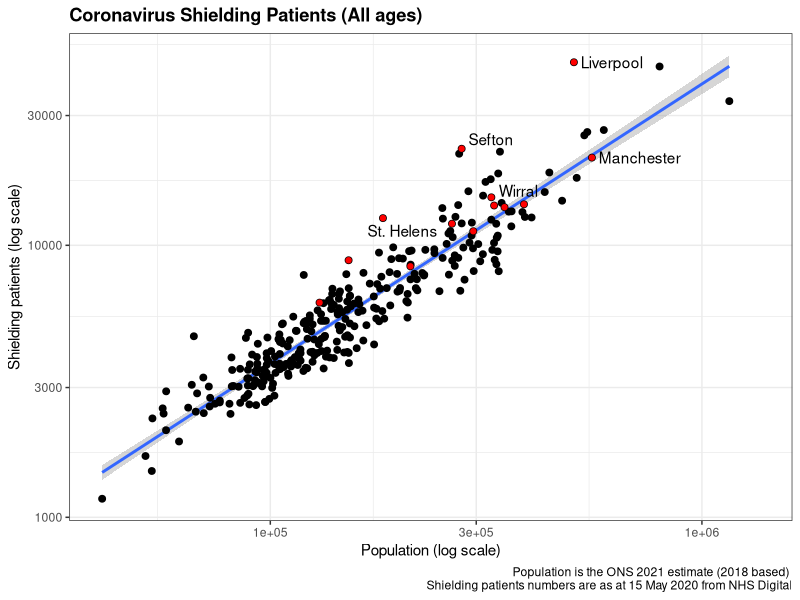
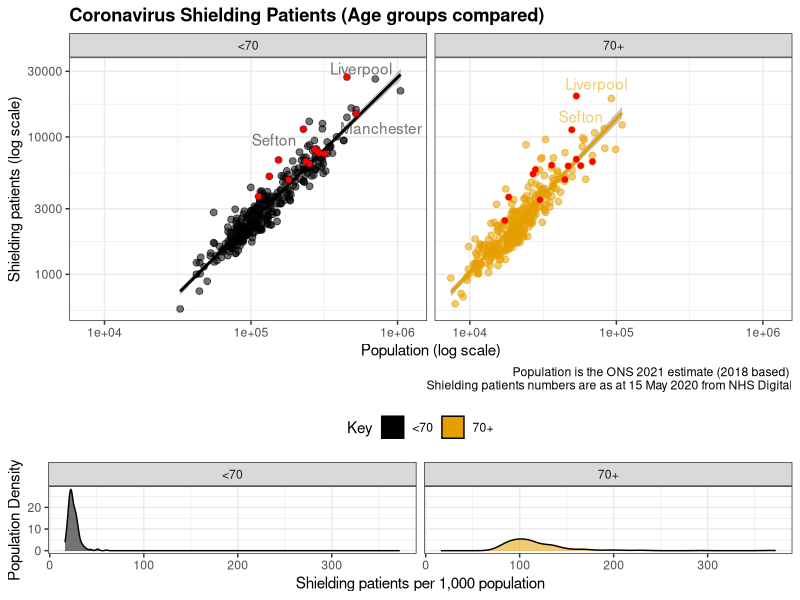
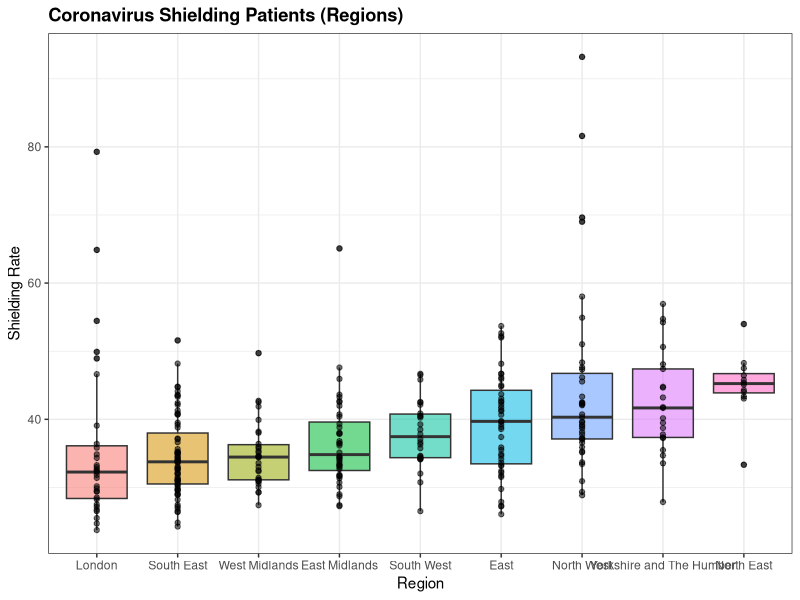
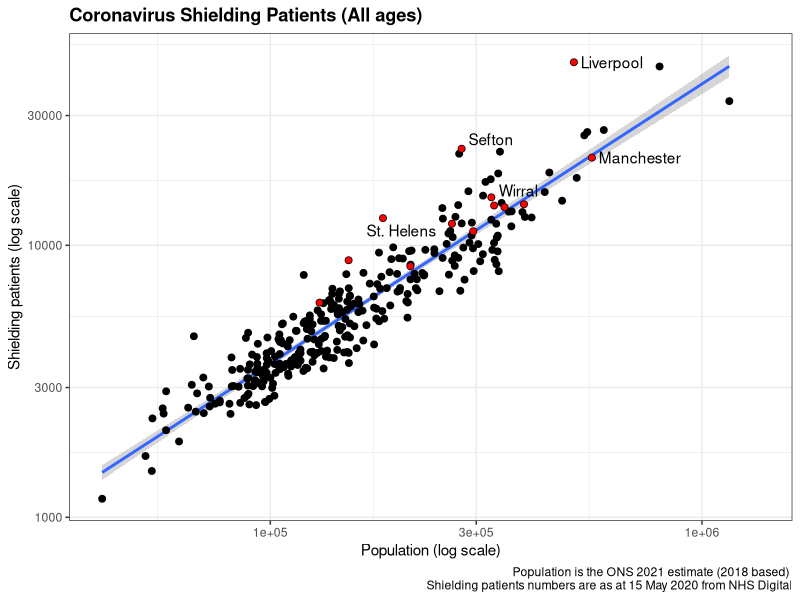
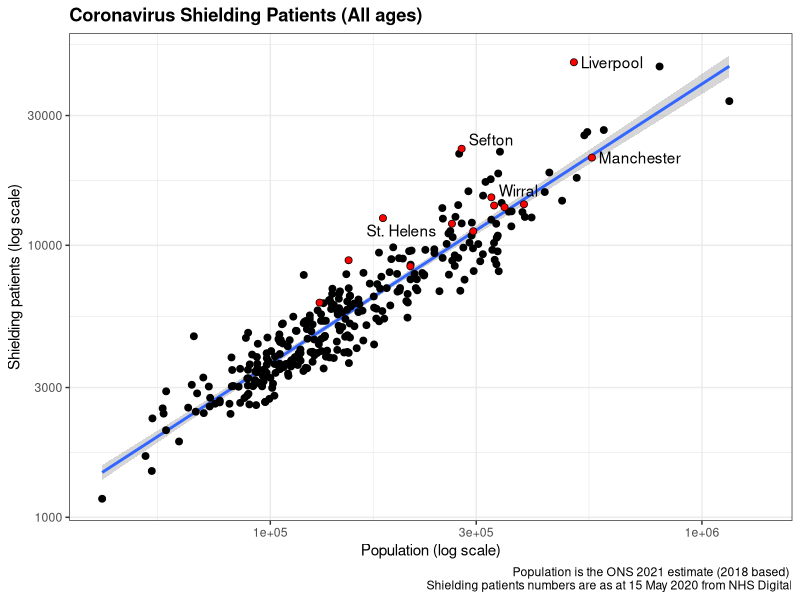
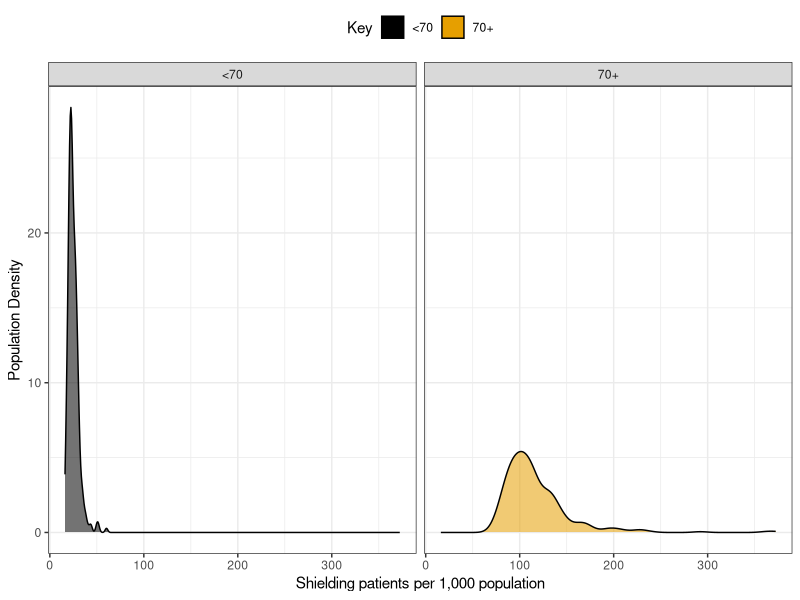
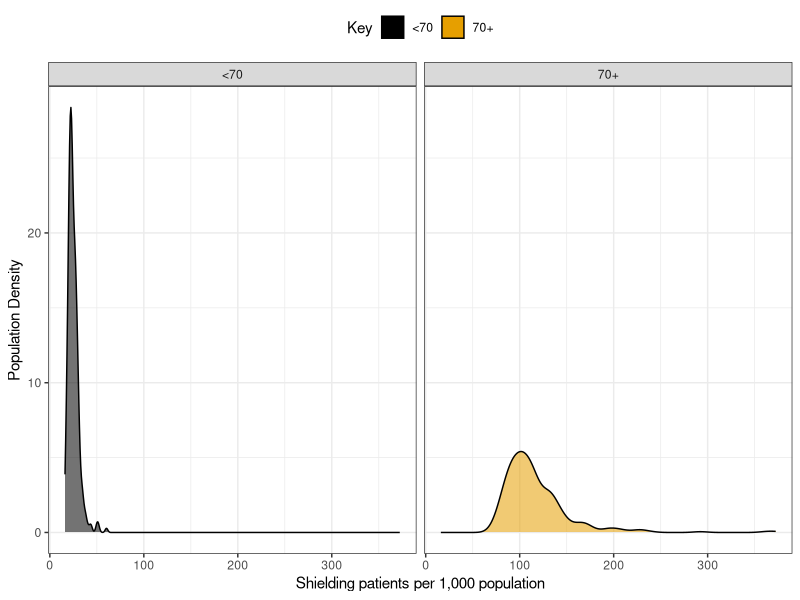

Write R code to recreate these figures, in order. (Note: this script raises an error after producing the figures.)
library(tidyverse)
library(dslabs)
library(ggrepel)
library(ggthemes)
# library(grid)  # Don't think this is needed
library(gridExtra)
library(svglite)
ds_theme_set()

# Importing the datasets from csv files
SPL_2020_05_15 <- read_csv("data/SPL-2020-05-15.csv")
X2018PopAll <- read_csv("data/2018PopAll.csv")
lasregionew2019 <- read_csv("data/lasregionew2019.csv")

# manipulating the data

# creating a vector containing age groups to classify together so SPL and Population data can be brought into one data frame
age_cat <- c("0-4", "5-9", "10-14", "15-19", "20-24", "25-29", "30-34", "35-39", "40-44", "45-49", "50-54", "55-59", "60-64", "65-69")

population_2021 <-
  X2018PopAll %>%
  mutate('AGE GROUP' = ifelse(`AGE GROUP` %in% age_cat,"<70",ifelse(`AGE GROUP` == "All ages", "All", "70+"))) %>%
  group_by(AREA, `AGE GROUP`) %>%
  summarise(population = sum(`2021`)) %>%
  ungroup()

shielding_data <-
  SPL_2020_05_15 %>%
  filter(`Breakdown Field` != "Gender") %>%
  mutate(`Breakdown Value` = ifelse(`Breakdown Value` == "ALL", "All", ifelse(`Breakdown Value` == "70+", "70+", "<70"))) %>%
  group_by(`LA Name`, `Breakdown Value`) %>%
  summarise(shielding = sum(`Patient Count`)) %>%
  ungroup()

# bringing the data sets together
combined_data <-
  left_join(population_2021, shielding_data, by = c("AREA" = "LA Name", "AGE GROUP" = "Breakdown Value")) %>%
  left_join(lasregionew2019, by = c("AREA" = "LA name")) %>%
  drop_na() %>%
  mutate(shielding_rate = shielding / population * 1000) %>%
  rename("area" = "AREA", "age" = "AGE GROUP", "region" = "Region name") %>%
  select(area, region, age, population, shielding, shielding_rate)

# Define a group so we can highlight Warrinton and others  
plot_labels <- c("Warrington",
                 "Liverpool",
                 "Wigan",
                 "St. Helens",
                 "Cheshire West and Chester",
                 "Cheshire East",
                 "Wirral",
                 "Knowsley",
                 "Sefton",
                 "Halton",
                 "Stockport",
                 "Salford",
                 "Manchester")

# Plots

# Overall population vs shielding
highlight_df <-
  combined_data %>%
  filter(area %in% plot_labels, age == "All")

scatter_plot_psall <-
  combined_data %>%
  filter(age == "All") %>%
  ggplot(aes(population, shielding)) +
  geom_smooth(method="lm") +
  geom_point(size = 2) +
  geom_point(data = highlight_df, color = "red", alpha = 1) +
  geom_text_repel(aes(label=ifelse(area %in% plot_labels,as.character(area),"")), nudge_x = 0.07) +
  scale_x_continuous(trans = "log10") +
  scale_y_continuous(trans = "log10") +
  xlab("Population (log scale)") +
  ylab("Shielding patients (log scale)") +
  ggtitle("Coronavirus Shielding Patients (All ages)") +
  labs(caption = "Population is the ONS 2021 estimate (2018 based) \n Shielding patients numbers are as at 15 May 2020 from NHS Digital")

scatter_plot_psall
ggsave("figs/scatter_plot.png")
ggsave("figs/scatter_plot.svg")

# Comparing age groups, with density also shown
highlight_df <-
  combined_data %>%
  filter(area %in% plot_labels, age != "All")

scatter_plot_psage <-
  combined_data %>%
  filter(age != "All") %>%
  ggplot(aes(population, shielding, alpha = 0.2, color = age)) +
  geom_smooth(method="lm") +
  geom_point(size = 2) +
  geom_point(data = highlight_df, color = "red", alpha = 1) +
  geom_text_repel(aes(label=ifelse(area %in% plot_labels,as.character(area),"")), nudge_x = 0.07) +
  scale_x_continuous(trans = "log10") +
  scale_y_continuous(trans = "log10") +
  xlab("Population (log scale)") +
  ylab("Shielding patients (log scale)") +
  ggtitle("Coronavirus Shielding Patients (Age groups compared)") +
  guides(alpha = "none", color = "none") +
  labs(caption = "Population is the ONS 2021 estimate (2018 based) \n Shielding patients numbers are as at 15 May 2020 from NHS Digital") +
  facet_grid(.~age) +
  scale_color_colorblind()

density_plot_srage <- 
  combined_data %>%
  filter(age != "All") %>%
  ggplot(aes(shielding_rate, y = ..count.., fill = age, alpha = 0.2)) +
  geom_density() +
  xlab("Shielding patients per 1,000 population") +
  ylab("Population Density") +
  guides(alpha = "none") +
  theme(legend.position = "top") +
  facet_grid(.~age) +
  scale_color_colorblind() +
  scale_fill_colorblind(name = "Key")

grid.arrange(scatter_plot_psage, density_plot_srage, ncol = 1, nrow = 2, heights = c(2/3, 1/3))
ggsave("figs/age_plots.png")
ggsave("figs/age_plots.svg")

# Looking at regional variation & geographical trends
box_plot_regall <- 
  combined_data %>%
  filter(age == 'All') %>%
  mutate(region = reorder(region, shielding_rate, FUN = median)) %>%
  ggplot(aes(region, shielding_rate, fill = region, alpha = 0.2)) +
  geom_boxplot() +
  geom_point() +
  xlab("Region") +
  ylab("Shielding Rate") +
  ggtitle("Coronavirus Shielding Patients (Regions)") +
  guides(alpha = "none") +
  theme(legend.position = "none")

box_plot_regall

box_plot_regage <- 
  combined_data %>%
  filter(age != 'All') %>%
  mutate(region = reorder(region, shielding_rate, FUN = median)) %>%
  ggplot(aes(region, shielding_rate, fill = region, alpha = 0.2)) +
  geom_boxplot() +
  geom_point() +
  xlab("Region") +
  ylab("Shielding Rate") +
  ggtitle("Coronavirus Shielding Patients (Regions - age groups compared)") +
  guides(alpha = "none") +
  theme(legend.position = "none") +
  theme(axis.text.x = element_text(angle = 90, hjust = 1)) +
  facet_grid(.~age)

box_plot_regage

# Data tables for display
table_for_display_1 <- 
  combined_data %>% 
  filter(age == "70+", region == "North West") %>%
  arrange(desc(shielding_rate))

table_for_display_2 <-
  combined_data %>%
  summarise(lowest = min(shielding_rate),
            percentile25 = quantile(shielding_rate, 0.25),
            median = median(shielding_rate),
            percentile75 = quantile(shielding_rate,0.75),
            highest = max(shielding_rate),
            mean = mean(shielding_rate),
            standard_deviation = sd(shielding_rate))


table_for_display_1
table_for_display_2

# Correlation calculations
cor_data <- combined_data %>% filter(age == "All")
cor(cor_data$population, cor_data$shielding, method = "spearman")
cor(cor_data$population, cor_data$shielding_rate, method = "spearman")

htmlSVG("figs/scatter_plot.svg")
